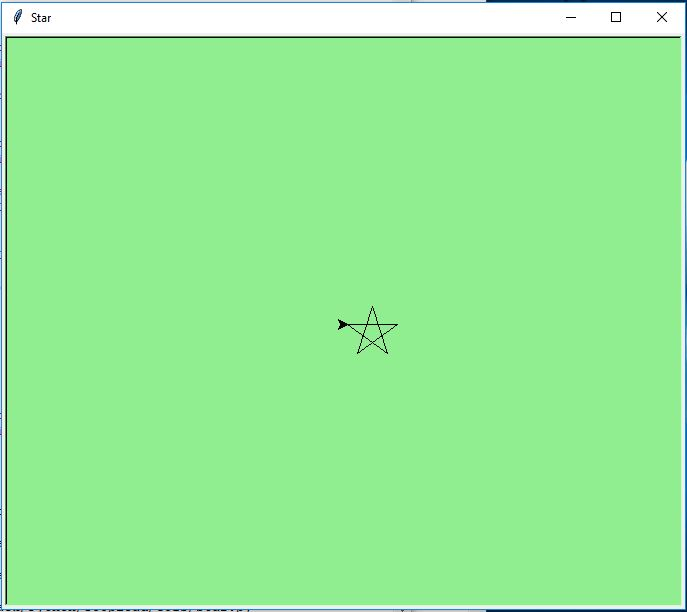

This chart was generated by the following Python code:
import turtle

wn = turtle.Screen()
wn.bgcolor("light green")
wn.title("Star")
T = turtle.Turtle()

for i in range(5) :
    T.forward(50)
    T.right(144)

turtle.done()
